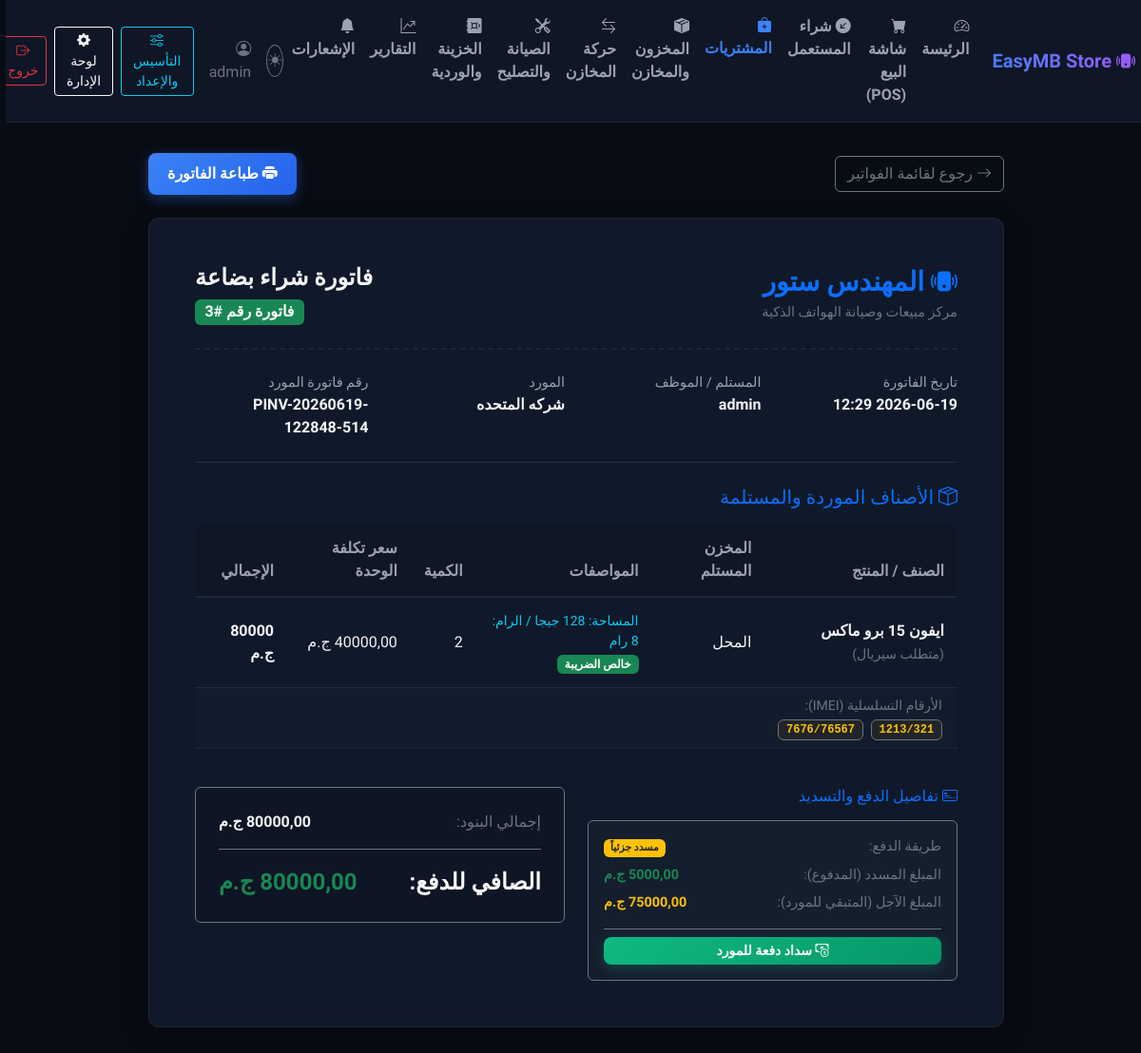
Page /purchases/3/ (signed in) on the earlier database version.
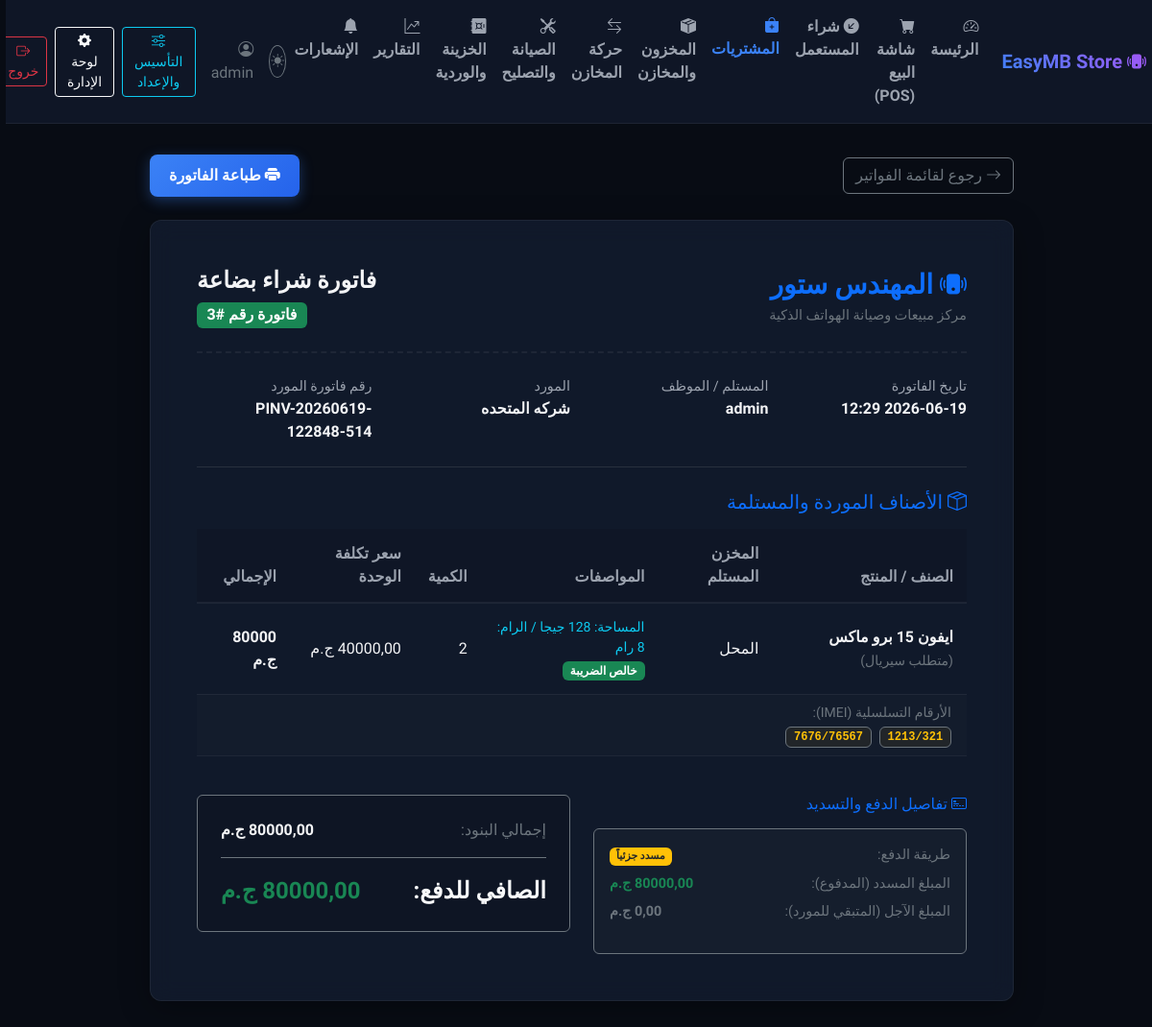
Same page on the later database version.
### erp/models.py (models this page shows, shortened)
class PurchaseInvoice(models.Model):
    supplier = models.ForeignKey(Contact, on_delete=models.PROTECT, limit_choices_to={'contact_type': 'supplier'}, verbose_name="������")
    created_by = models.ForeignKey(User, on_delete=models.PROTECT, verbose_name="����� �������")
    invoice_date = models.DateTimeField(auto_now_add=True, verbose_name="����� ��������")
    supplier_invoice_number = models.CharField(max_length=50, blank=True, null=True, verbose_name="��� ������ ������")
    total_amount = models.DecimalField(max_digits=12, decimal_places=2, verbose_name="��������")
    discount = models.DecimalField(max_digits=10, decimal_places=2, default=0.00, verbose_name="�����")
    deduction_addition_tax = models.DecimalField(max_digits=10, decimal_places=2, default=0.00, verbose_name="����� ����� ��������")
    net_amount = models.DecimalField(max_digits=12, decimal_places=2, verbose_name="������ �����")
    PAYMENT_METHOD_CHOICES = (
        ('cash', '���� (���)'),
        ('credit', '��� �������'),
        ('partial', '���� ������'),
    )
    payment_method = models.CharField(max_length=20, choices=PAYMENT_METHOD_CHOICES, default='cash', verbose_name="����� �����")
    paid_amount = models.DecimalField(max_digits=12, decimal_places=2, default=0.00, verbose_name="������ �������")
    @property
    def remaining_amount(self):
        return self.net_amount - self.paid_amount
    class Meta:
        verbose_name = "������ �������"
        verbose_name_plural = "������ ���������"

class Contact(models.Model):
    CONTACT_TYPES = (
        ('customer', '����'),
        ('supplier', '���� �����'),
        ('used_seller', '���� ����� ������� (���)'),
    )
    name = models.CharField(max_length=255, verbose_name="�����")
    phone = models.CharField(max_length=20, unique=True, validators=[phone_validator], verbose_name="��� ������")
    contact_type = models.CharField(max_length=20, choices=CONTACT_TYPES, verbose_name="��� ��� �������")
    national_id = models.CharField(max_length=14, blank=True, null=True, validators=[national_id_validator], verbose_name="����� ������")
    address = models.TextField(blank=True, null=True, verbose_name="�������")
    class Meta:
        verbose_name = "��� �����"
        verbose_name_plural = "���� �������"

### erp/views.py (the view)
# urls.py: path('purchases/<int:pk>/', views.purchase_invoice_detail, name='purchase_detail'),
@login_required
@permission_required('erp.view_purchaseinvoice', raise_exception=True)
def purchase_invoice_detail(request, pk):
    from erp.models import CashShift
    invoice = get_object_or_404(PurchaseInvoice, pk=pk)
    items = invoice.items.all().select_related('product', 'warehouse')
    store_setting = StoreSetting.objects.first()
    has_open_shift = CashShift.objects.filter(cashier=request.user, status='open').exists()
    for item in items:
        if item.product.requires_imei and item.imei_list:
            item.imeis = [imei.strip() for imei in item.imei_list.split(',') if imei.strip()]
    context = {
        'invoice': invoice,
        'items': items,
        'store_setting': store_setting,
        'has_open_shift': has_open_shift,
    }
    return render(request, 'erp/purchase_invoice_detail.html', context)

### erp/views.py (called while the page is built, shortened)
def permission_required(perm, login_url=None, raise_exception=False):
    def decorator(view_func):
        @wraps(view_func)
        def _wrapped_view(request, *args, **kwargs):
            if raise_exception:
                perms = [perm] if isinstance(perm, str) else perm
            return django_permission_required(perm, login_url=login_url, raise_exception=raise_exception)(view_func)(request, *args, **kwargs)
        return _wrapped_view
    return decorator

### erp/templates/erp/purchase_invoice_detail.html (shortened to what the changed rows need)
{% extends 'erp/base.html' %}
{% block content %}
<div class="invoice-container py-2">
    <div class="glass-card p-4 p-md-5">
        <div class="invoice-header-box pb-4 mb-4">
            <div class="row align-items-center g-3">
                <div class="col-md-6 text-center text-md-end">
                    <h4 class="fw-bold mb-2">فاتورة شراء بضاعة</h4>
                    <span class="badge bg-success fs-6">فاتورة رقم #{{ invoice.id }}</span>
                </div>
            </div>
        </div>
        <div class="row g-4 mb-4">
            <div class="col-sm-6 col-md-3">
                <div class="info-label">تاريخ الفاتورة</div>
                <div class="info-value">{{ invoice.invoice_date|date:"Y-m-d H:i" }}</div>
            </div>
            <div class="col-sm-6 col-md-3">
                <div class="info-label">المستلم / الموظف</div>
                <div class="info-value">{{ invoice.created_by.username }}</div>
            </div>
            <div class="col-sm-6 col-md-3">
                <div class="info-label">المورد</div>
                <div class="info-value">{{ invoice.supplier.name }}</div>
            </div>
            <div class="col-sm-6 col-md-3">
                <div class="info-label">رقم فاتورة المورد</div>
                <div class="info-value">{{ invoice.supplier_invoice_number|default:"--" }}</div>
            </div>
        </div>
        <div class="table-responsive mb-4">
            <table class="table table-custom table-hover">
                <thead>
                    <tr>
                        <th>الصنف / المنتج</th>
                        <th>المخزن المستلم</th>
                        <th>المواصفات</th>
                        <th>الكمية</th>
                        <th>سعر تكلفة الوحدة</th>
                        <th>الإجمالي</th>
                    </tr>
                </thead>
            </table>
        </div>
        <div class="row g-4">
            <div class="col-md-6">
                <div class="p-3 rounded border border-secondary" style="font-size: 0.9rem; background-color: rgba(255,255,255,0.02);">
                    <div class="d-flex justify-content-between mb-2">
                        <span class="text-secondary">المبلغ المسدد (المدفوع):</span>
                        <span class="fw-bold text-success">{{ invoice.paid_amount }} ج.م</span>
                    </div>
                    <div class="d-flex justify-content-between mb-3">
                        <span class="text-secondary">المبلغ الآجل (المتبقي للمورد):</span>
                        <span class="fw-bold {% if invoice.remaining_amount > 0 %}text-warning{% else %}text-secondary{% endif %}">
                            {{ invoice.remaining_amount }} ج.م
                        </span>
                    </div>
                    {% if invoice.remaining_amount > 0 and invoice.payment_method != 'cash' %}
                        <div class="text-end border-top border-secondary pt-2 mt-2">
                            <button type="button" class="btn btn-sm btn-success w-100 btn-pay"
                                    data-invoice-id="{{ invoice.id }}"
                                    data-invoice-num="{{ invoice.supplier_invoice_number|default:invoice.id }}"
                                    data-supplier-name="{{ invoice.supplier.name }}"
                                    data-remaining="{{ invoice.remaining_amount }}">
                                <i class="bi bi-cash-coin"></i> سداد دفعة للمورد
                            </button>
                        </div>
                    {% endif %}
                </div>
            </div>
            <div class="col-md-6">
                <div class="p-4 rounded border border-secondary" style="background-color: rgba(0,0,0,0.15);">
                    <div class="d-flex justify-content-between mb-2">
                        <span class="text-secondary">إجمالي البنود:</span>
                        <span class="fw-bold">{{ invoice.total_amount }} ج.م</span>
                    </div>
                    <div class="d-flex justify-content-between fs-4 border-top border-secondary pt-3 mt-3">
                        <span class="fw-bold text-light">الصافي للدفع:</span>
                        <span class="fw-bold text-success">{{ invoice.net_amount }} ج.م</span>
                    </div>
                </div>
            </div>
        </div>
    </div>
</div>
{% endblock %}

Differences in the rows shown:
changed PurchaseInvoice "PINV-20260619-122848-514": paid_amount "5000,00" → "80000,00"; remaining_amount "75000,00" → "0,00"
Other differences:
text no longer shown: "سداد دفعة للمورد"
